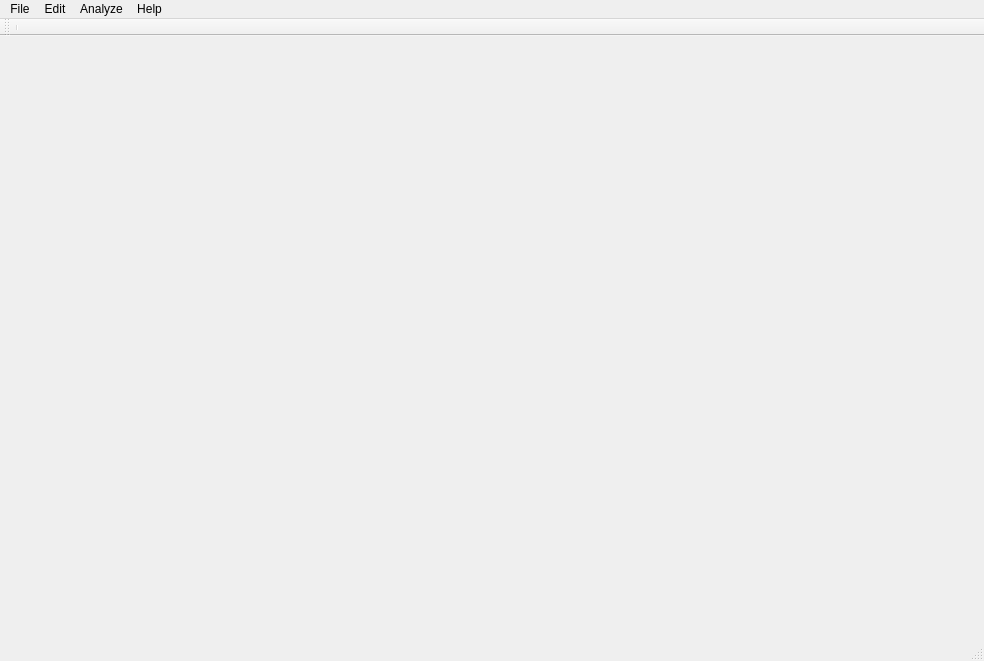
<?xml version="1.0" encoding="UTF-8"?>
<ui version="4.0">
 <class>OpenInstrumentClass</class>
 <widget class="QMainWindow" name="OpenInstrumentClass">
  <property name="geometry">
   <rect>
    <x>0</x>
    <y>0</y>
    <width>984</width>
    <height>661</height>
   </rect>
  </property>
  <property name="windowTitle">
   <string>OpenInstrument</string>
  </property>
  <widget class="QWidget" name="centralWidget"/>
  <widget class="QMenuBar" name="menuBar">
   <property name="geometry">
    <rect>
     <x>0</x>
     <y>0</y>
     <width>984</width>
     <height>38</height>
    </rect>
   </property>
   <widget class="QMenu" name="menuFile">
    <property name="title">
     <string>File</string>
    </property>
    <addaction name="actionOpen"/>
    <addaction name="actionSave"/>
    <addaction name="separator"/>
    <addaction name="actionRun"/>
   </widget>
   <widget class="QMenu" name="menuAnalyze">
    <property name="title">
     <string>Analyze</string>
    </property>
    <addaction name="actionAnalyze_Data"/>
    <addaction name="separator"/>
    <addaction name="actionData_Processing"/>
    <addaction name="actionRegression"/>
   </widget>
   <widget class="QMenu" name="menuEdit">
    <property name="title">
     <string>Edit</string>
    </property>
    <addaction name="actionEdit_Tasks"/>
    <addaction name="actionEdit_Sequence"/>
   </widget>
   <widget class="QMenu" name="menuHelp">
    <property name="title">
     <string>Help</string>
    </property>
    <addaction name="actionAbout_OpenInstrument"/>
   </widget>
   <addaction name="menuFile"/>
   <addaction name="menuEdit"/>
   <addaction name="menuAnalyze"/>
   <addaction name="menuHelp"/>
  </widget>
  <widget class="QToolBar" name="mainToolBar">
   <attribute name="toolBarArea">
    <enum>TopToolBarArea</enum>
   </attribute>
   <attribute name="toolBarBreak">
    <bool>false</bool>
   </attribute>
   <addaction name="separator"/>
  </widget>
  <widget class="QStatusBar" name="statusBar"/>
  <action name="actionEdit_Sequence">
   <property name="icon">
    <iconset>
     <normaloff>icons/sequence.png</normaloff>icons/sequence.png</iconset>
   </property>
   <property name="text">
    <string>Edit Sequence</string>
   </property>
  </action>
  <action name="actionEdit_Tasks">
   <property name="icon">
    <iconset>
     <normaloff>icons/task.png</normaloff>icons/task.png</iconset>
   </property>
   <property name="text">
    <string>Edit Tasks</string>
   </property>
  </action>
  <action name="actionOpen">
   <property name="icon">
    <iconset resource="OpenInstrument.qrc">
     <normaloff>:/OpenInstrument/icons/open folder.png</normaloff>:/OpenInstrument/icons/open folder.png</iconset>
   </property>
   <property name="text">
    <string>Open</string>
   </property>
  </action>
  <action name="actionSave">
   <property name="icon">
    <iconset resource="OpenInstrument.qrc">
     <normaloff>:/OpenInstrument/icons/save.png</normaloff>:/OpenInstrument/icons/save.png</iconset>
   </property>
   <property name="text">
    <string>Save</string>
   </property>
  </action>
  <action name="actionAbout_OpenInstrument">
   <property name="text">
    <string>About OpenInstrument</string>
   </property>
  </action>
  <action name="actionData_Processing">
   <property name="text">
    <string>Data Processing</string>
   </property>
  </action>
  <action name="actionRegression">
   <property name="text">
    <string>Regression</string>
   </property>
  </action>
  <action name="actionAnalyze_Data">
   <property name="text">
    <string>Analyze Data</string>
   </property>
  </action>
  <action name="actionRun">
   <property name="icon">
    <iconset resource="OpenInstrument.qrc">
     <normaloff>:/OpenInstrument/icons/run.png</normaloff>:/OpenInstrument/icons/run.png</iconset>
   </property>
   <property name="text">
    <string>Run</string>
   </property>
  </action>
 </widget>
 <layoutdefault spacing="6" margin="11"/>
 <resources>
  <include location="OpenInstrument.qrc"/>
 </resources>
 <connections/>
</ui>
